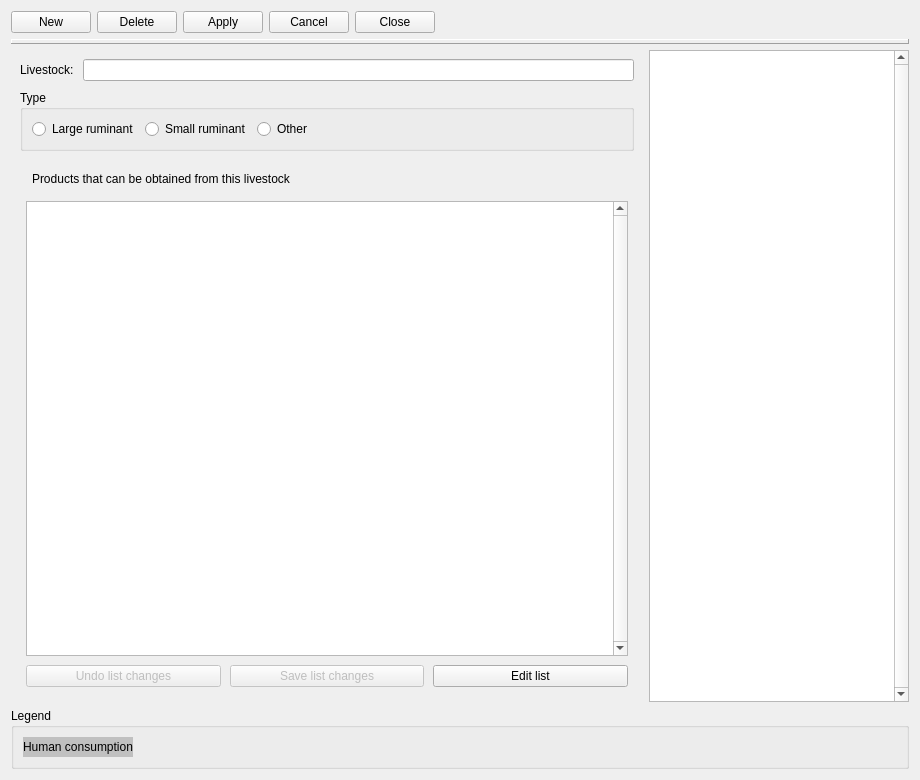
<?xml version="1.0" encoding="UTF-8"?>
<ui version="4.0">
 <class>livestock</class>
 <widget class="impgenmaint" name="livestock">
  <property name="geometry">
   <rect>
    <x>0</x>
    <y>0</y>
    <width>920</width>
    <height>780</height>
   </rect>
  </property>
  <property name="toolTip">
   <string/>
  </property>
  <property name="TableName">
   <string>livestoc</string>
  </property>
  <property name="KeyField">
   <string>live_COD</string>
  </property>
  <property name="DisplayColumn">
   <string>live_DES</string>
  </property>
  <property name="DisplayColumnDescription">
   <string>Livestock</string>
  </property>
  <layout class="QVBoxLayout" name="verticalLayout_4">
   <item>
    <layout class="QHBoxLayout" name="horizontalLayout">
     <item>
      <widget class="QPushButton" name="BitBtn3">
       <property name="enabled">
        <bool>true</bool>
       </property>
       <property name="toolTip">
        <string/>
       </property>
       <property name="text">
        <string>New</string>
       </property>
       <property name="icon">
        <iconset resource="../images/images.qrc">
         <normaloff>:/images/new3.png</normaloff>:/images/new3.png</iconset>
       </property>
       <property name="flat">
        <bool>false</bool>
       </property>
      </widget>
     </item>
     <item>
      <widget class="QPushButton" name="BitBtn4">
       <property name="enabled">
        <bool>true</bool>
       </property>
       <property name="toolTip">
        <string/>
       </property>
       <property name="text">
        <string>Delete</string>
       </property>
       <property name="icon">
        <iconset resource="../images/images.qrc">
         <normaloff>:/images/delete3.png</normaloff>:/images/delete3.png</iconset>
       </property>
       <property name="flat">
        <bool>false</bool>
       </property>
      </widget>
     </item>
     <item>
      <widget class="QPushButton" name="BitBtn1">
       <property name="enabled">
        <bool>true</bool>
       </property>
       <property name="toolTip">
        <string/>
       </property>
       <property name="text">
        <string>Apply</string>
       </property>
       <property name="icon">
        <iconset resource="../images/images.qrc">
         <normaloff>:/images2/new/apply.png</normaloff>:/images2/new/apply.png</iconset>
       </property>
       <property name="flat">
        <bool>false</bool>
       </property>
      </widget>
     </item>
     <item>
      <widget class="QPushButton" name="BitBtn2">
       <property name="enabled">
        <bool>true</bool>
       </property>
       <property name="toolTip">
        <string/>
       </property>
       <property name="text">
        <string>Cancel</string>
       </property>
       <property name="icon">
        <iconset resource="../images/images.qrc">
         <normaloff>:/images2/new/cancel.png</normaloff>:/images2/new/cancel.png</iconset>
       </property>
       <property name="flat">
        <bool>false</bool>
       </property>
      </widget>
     </item>
     <item>
      <widget class="QPushButton" name="BitBtn11">
       <property name="enabled">
        <bool>true</bool>
       </property>
       <property name="toolTip">
        <string/>
       </property>
       <property name="text">
        <string>Close</string>
       </property>
       <property name="icon">
        <iconset resource="../images/images.qrc">
         <normaloff>:/images2/new/closeform.png</normaloff>:/images2/new/closeform.png</iconset>
       </property>
       <property name="flat">
        <bool>false</bool>
       </property>
      </widget>
     </item>
     <item>
      <spacer name="horizontalSpacer">
       <property name="orientation">
        <enum>Qt::Horizontal</enum>
       </property>
       <property name="sizeHint" stdset="0">
        <size>
         <width>40</width>
         <height>20</height>
        </size>
       </property>
      </spacer>
     </item>
    </layout>
   </item>
   <item>
    <widget class="QLabel" name="Panel2">
     <property name="enabled">
      <bool>true</bool>
     </property>
     <property name="minimumSize">
      <size>
       <width>0</width>
       <height>5</height>
      </size>
     </property>
     <property name="maximumSize">
      <size>
       <width>16777215</width>
       <height>5</height>
      </size>
     </property>
     <property name="toolTip">
      <string/>
     </property>
     <property name="layoutDirection">
      <enum>Qt::LeftToRight</enum>
     </property>
     <property name="frameShape">
      <enum>QFrame::Panel</enum>
     </property>
     <property name="frameShadow">
      <enum>QFrame::Raised</enum>
     </property>
     <property name="text">
      <string/>
     </property>
     <property name="alignment">
      <set>Qt::AlignCenter</set>
     </property>
    </widget>
   </item>
   <item>
    <layout class="QHBoxLayout" name="horizontalLayout_8">
     <item>
      <layout class="QVBoxLayout" name="verticalLayout_3">
       <property name="spacing">
        <number>9</number>
       </property>
       <property name="margin">
        <number>9</number>
       </property>
       <item>
        <layout class="QHBoxLayout" name="horizontalLayout_7">
         <item>
          <widget class="QLabel" name="Label2">
           <property name="enabled">
            <bool>true</bool>
           </property>
           <property name="toolTip">
            <string/>
           </property>
           <property name="text">
            <string>Livestock:</string>
           </property>
          </widget>
         </item>
         <item>
          <widget class="IMPEdit" name="Edit1">
           <property name="enabled">
            <bool>true</bool>
           </property>
           <property name="toolTip">
            <string/>
           </property>
           <property name="text">
            <string/>
           </property>
           <property name="TableName">
            <string>livestoc</string>
           </property>
           <property name="FieldName">
            <string>live_DES</string>
           </property>
          </widget>
         </item>
        </layout>
       </item>
       <item>
        <widget class="QGroupBox" name="groupBox">
         <property name="title">
          <string>Type</string>
         </property>
         <layout class="QHBoxLayout" name="horizontalLayout_3">
          <item>
           <widget class="IMPRadioButton" name="iMPRadioButton">
            <property name="text">
             <string>Large ruminant</string>
            </property>
            <property name="TableName">
             <string>livestoc</string>
            </property>
            <property name="FieldName">
             <string>live_tpy</string>
            </property>
            <property name="FieldValue">
             <string>R</string>
            </property>
           </widget>
          </item>
          <item>
           <widget class="IMPRadioButton" name="iMPRadioButton_2">
            <property name="text">
             <string>Small ruminant</string>
            </property>
            <property name="TableName">
             <string>livestoc</string>
            </property>
            <property name="FieldName">
             <string>live_tpy</string>
            </property>
            <property name="FieldValue">
             <string>S</string>
            </property>
           </widget>
          </item>
          <item>
           <widget class="IMPRadioButton" name="iMPRadioButton_3">
            <property name="text">
             <string>Other</string>
            </property>
            <property name="TableName">
             <string>livestoc</string>
            </property>
            <property name="FieldName">
             <string>live_tpy</string>
            </property>
            <property name="FieldValue">
             <string>O</string>
            </property>
           </widget>
          </item>
          <item>
           <spacer name="horizontalSpacer_2">
            <property name="orientation">
             <enum>Qt::Horizontal</enum>
            </property>
            <property name="sizeHint" stdset="0">
             <size>
              <width>40</width>
              <height>20</height>
             </size>
            </property>
           </spacer>
          </item>
         </layout>
        </widget>
       </item>
       <item>
        <layout class="QVBoxLayout" name="verticalLayout">
         <property name="margin">
          <number>6</number>
         </property>
         <item>
          <layout class="QHBoxLayout" name="horizontalLayout_2">
           <property name="margin">
            <number>6</number>
           </property>
           <item>
            <widget class="QLabel" name="Label4">
             <property name="enabled">
              <bool>true</bool>
             </property>
             <property name="toolTip">
              <string/>
             </property>
             <property name="text">
              <string>Products that can be obtained from this livestock</string>
             </property>
            </widget>
           </item>
          </layout>
         </item>
         <item>
          <widget class="QTableView" name="ListView3">
           <property name="enabled">
            <bool>true</bool>
           </property>
           <property name="toolTip">
            <string/>
           </property>
           <property name="verticalScrollBarPolicy">
            <enum>Qt::ScrollBarAlwaysOn</enum>
           </property>
          </widget>
         </item>
         <item>
          <layout class="QHBoxLayout" name="horizontalLayout_4">
           <item>
            <widget class="QPushButton" name="BitBtn9">
             <property name="enabled">
              <bool>false</bool>
             </property>
             <property name="toolTip">
              <string/>
             </property>
             <property name="text">
              <string>Undo list changes</string>
             </property>
             <property name="icon">
              <iconset resource="../images/images.qrc">
               <normaloff>:/images/restore4.png</normaloff>:/images/restore4.png</iconset>
             </property>
             <property name="flat">
              <bool>false</bool>
             </property>
            </widget>
           </item>
           <item>
            <widget class="QPushButton" name="BitBtn7">
             <property name="enabled">
              <bool>false</bool>
             </property>
             <property name="toolTip">
              <string/>
             </property>
             <property name="text">
              <string>Save list changes</string>
             </property>
             <property name="icon">
              <iconset resource="../images/images.qrc">
               <normaloff>:/images/save3.png</normaloff>:/images/save3.png</iconset>
             </property>
             <property name="flat">
              <bool>false</bool>
             </property>
            </widget>
           </item>
           <item>
            <widget class="QPushButton" name="BitBtn6">
             <property name="enabled">
              <bool>true</bool>
             </property>
             <property name="toolTip">
              <string/>
             </property>
             <property name="text">
              <string>Edit list</string>
             </property>
             <property name="icon">
              <iconset resource="../images/images.qrc">
               <normaloff>:/images/modify2.png</normaloff>:/images/modify2.png</iconset>
             </property>
             <property name="flat">
              <bool>false</bool>
             </property>
            </widget>
           </item>
          </layout>
         </item>
        </layout>
       </item>
      </layout>
     </item>
     <item>
      <widget class="QTableView" name="ListView1">
       <property name="enabled">
        <bool>true</bool>
       </property>
       <property name="minimumSize">
        <size>
         <width>260</width>
         <height>0</height>
        </size>
       </property>
       <property name="maximumSize">
        <size>
         <width>260</width>
         <height>16777215</height>
        </size>
       </property>
       <property name="toolTip">
        <string/>
       </property>
       <property name="verticalScrollBarPolicy">
        <enum>Qt::ScrollBarAlwaysOn</enum>
       </property>
      </widget>
     </item>
    </layout>
   </item>
   <item>
    <widget class="QGroupBox" name="GroupBox1">
     <property name="toolTip">
      <string/>
     </property>
     <property name="title">
      <string>Legend</string>
     </property>
     <layout class="QHBoxLayout" name="horizontalLayout_9">
      <item>
       <widget class="QLabel" name="Panel5">
        <property name="enabled">
         <bool>true</bool>
        </property>
        <property name="palette">
         <palette>
          <active>
           <colorrole role="Base">
            <brush brushstyle="SolidPattern">
             <color alpha="255">
              <red>255</red>
              <green>255</green>
              <blue>255</blue>
             </color>
            </brush>
           </colorrole>
           <colorrole role="Window">
            <brush brushstyle="SolidPattern">
             <color alpha="255">
              <red>192</red>
              <green>192</green>
              <blue>192</blue>
             </color>
            </brush>
           </colorrole>
          </active>
          <inactive>
           <colorrole role="Base">
            <brush brushstyle="SolidPattern">
             <color alpha="255">
              <red>255</red>
              <green>255</green>
              <blue>255</blue>
             </color>
            </brush>
           </colorrole>
           <colorrole role="Window">
            <brush brushstyle="SolidPattern">
             <color alpha="255">
              <red>192</red>
              <green>192</green>
              <blue>192</blue>
             </color>
            </brush>
           </colorrole>
          </inactive>
          <disabled>
           <colorrole role="Base">
            <brush brushstyle="SolidPattern">
             <color alpha="255">
              <red>192</red>
              <green>192</green>
              <blue>192</blue>
             </color>
            </brush>
           </colorrole>
           <colorrole role="Window">
            <brush brushstyle="SolidPattern">
             <color alpha="255">
              <red>192</red>
              <green>192</green>
              <blue>192</blue>
             </color>
            </brush>
           </colorrole>
          </disabled>
         </palette>
        </property>
        <property name="toolTip">
         <string/>
        </property>
        <property name="layoutDirection">
         <enum>Qt::LeftToRight</enum>
        </property>
        <property name="autoFillBackground">
         <bool>true</bool>
        </property>
        <property name="frameShape">
         <enum>QFrame::NoFrame</enum>
        </property>
        <property name="text">
         <string>Human consumption</string>
        </property>
        <property name="alignment">
         <set>Qt::AlignCenter</set>
        </property>
       </widget>
      </item>
      <item>
       <spacer name="horizontalSpacer_4">
        <property name="orientation">
         <enum>Qt::Horizontal</enum>
        </property>
        <property name="sizeHint" stdset="0">
         <size>
          <width>40</width>
          <height>20</height>
         </size>
        </property>
       </spacer>
      </item>
     </layout>
    </widget>
   </item>
  </layout>
  <action name="Undochangesincurrentitem1">
   <property name="text">
    <string>Undo changes in current item</string>
   </property>
  </action>
  <addaction name="Undochangesincurrentitem1"/>
 </widget>
 <customwidgets>
  <customwidget>
   <class>IMPEdit</class>
   <extends>QLineEdit</extends>
   <header>impedit.h</header>
  </customwidget>
  <customwidget>
   <class>IMPRadioButton</class>
   <extends>QRadioButton</extends>
   <header>impradiobutton.h</header>
  </customwidget>
  <customwidget>
   <class>impgenmaint</class>
   <extends>QWidget</extends>
   <header>impgenmaint.h</header>
   <container>1</container>
  </customwidget>
 </customwidgets>
 <resources>
  <include location="../images/images.qrc"/>
 </resources>
 <connections/>
</ui>
